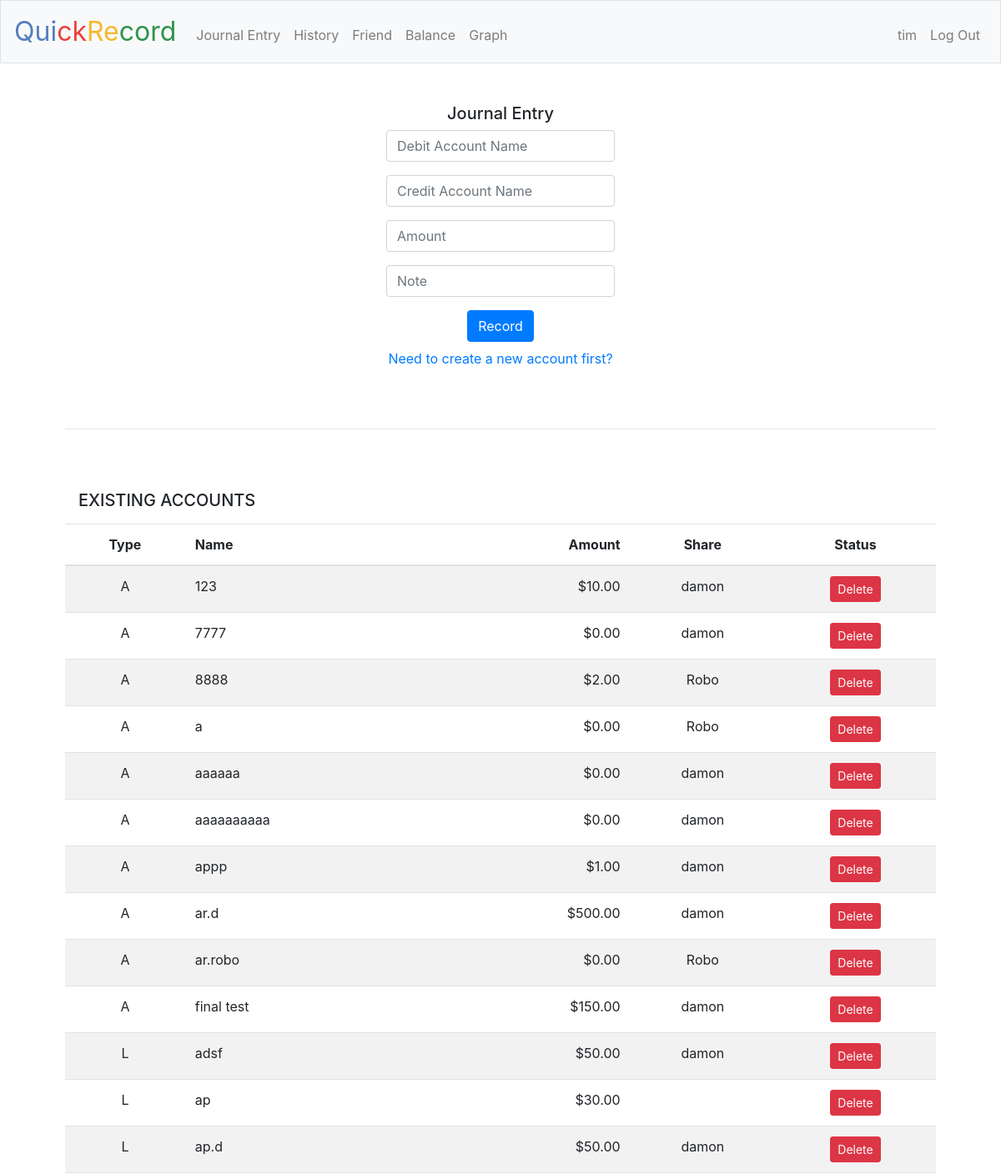
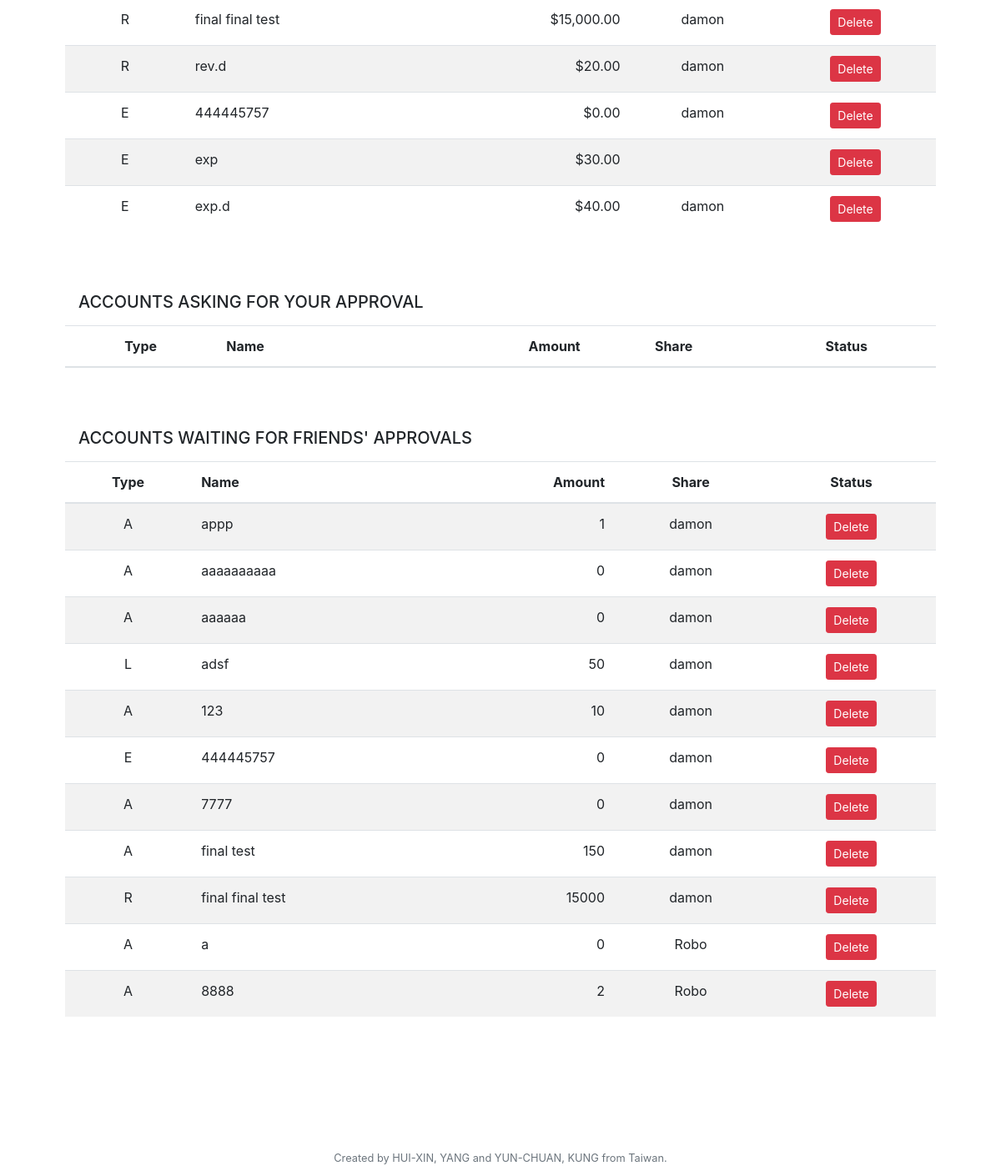
The app's page /journalentry (signed in) with its own data (2 pictures, top to bottom).
### tables this page shows
CREATE TABLE accounts (
    id integer primary KEY,
    user_id integer not null,
    type text not null,
    name text not null,
    share text,
    sharestatus text,
    shareaccountid integer,
    note text,
    initial numeric default 0,
    amount numeric default 0,
    asker_id integer,
    FOREIGN KEY(user_id) REFERENCES users(id)
);

### application.py (the view)
@app.route("/journalentry", methods=["GET", "POST"])
@login_required
def journalentry():
    if request.method == "POST":
        find_missing_errors = is_provided("debit") or is_provided("credit") or is_provided("amount")
        if find_missing_errors:
            return find_missing_errors
        elif not request.form.get("amount").isdigit():
            return apology("invalid amount, please enter 0-9")
        debit = request.form.get("debit")
        credit = request.form.get("credit")
        amount = int(request.form.get("amount"))
        note = request.form.get("note")
        delete = False # 與delete共用同一個功能update account
        updateaccount(debit, credit, amount, note, delete) # 與delete共用同一個功能update account
        return redirect("/history")
    else: # GET
        A_balances, L_balances, R_balances, E_balances, balance, profit = allaccounts_ge0()
        wait_approvalaccounts  = db.execute("""SELECT *
                                       FROM accounts
                                       WHERE user_id=:user_id and sharestatus=:sharestatus""",
                                       user_id=session["user_id"], # 請求對方授權的會計科目
                                       sharestatus="Waiting for approval")
        ask_approvalaccounts  = db.execute("""SELECT *
                                       FROM accounts
                                       WHERE user_id=:user_id and sharestatus=:sharestatus and asker_id!=:user_id""",
                                       user_id=session["user_id"], # 要求本人授權的會計科目
                                       sharestatus="Fill the info")
        print("\n")
        print("------列印出所有要求本人授權的會計科目------")
        for ask_approvalaccount in ask_approvalaccounts:
            print(ask_approvalaccount)
        print("\n")
        print("------列印出所有請求對方授權的會計科目------")
        for wait_approvalaccount in wait_approvalaccounts:
            print(wait_approvalaccount)
        return render_template("journalentry.html", A_balances=A_balances, L_balances=L_balances, R_balances=R_balances, E_balances=E_balances, balance=balance, profit=profit, ask_approvalaccounts=ask_approvalaccounts, wait_approvalaccounts=wait_approvalaccounts)

### application.py (called while the page is built)
@app.after_request
def after_request(response):
    response.headers["Cache-Control"] = "no-cache, no-store, must-revalidate"
    response.headers["Expires"] = 0
    response.headers["Pragma"] = "no-cache"
    return response

@login_required
def allaccounts_ge0():
    noshare="None"
    share="Shared"
    pending="Waiting for approval"
    rows = db.execute("""
        SELECT *
        FROM accounts
        WHERE user_id=:user_id and (sharestatus=:noshare or sharestatus=:share or sharestatus=:pending)
        GROUP by name
        HAVING amount >=0;
    """, user_id=session["user_id"], noshare=noshare, share=share, pending=pending)
    A_balances, L_balances, R_balances, E_balances, balance, profit = accountformat(rows)
    return (A_balances, L_balances, R_balances, E_balances, balance, profit)

### helpers.py (called while the page is built, shortened)
def login_required(f):
    @wraps(f)
    def decorated_function(*args, **kwargs):
        if session.get("user_id") is None:
            return redirect("/login")
        return f(*args, **kwargs)
    return decorated_function

def usd(value):
    return f"${value:,.2f}"

### templates/journalentry.html (shortened to what this page needs)
{% extends "layout.html" %}
{% block main %}
    <h5>Journal Entry</h5>
    <form action="/journalentry" method="post">
        <div class="form-group">
            <input autocomplete="off" placeholder="Debit Account Name" class="form-control"  autofocus name="debit" type="text">
        </div>
        <div class="form-group">
            <input autocomplete="off" placeholder="Credit Account Name" class="form-control"  autofocus name="credit" type="text">
        </div>
         <div class="form-group">
            <input autocomplete="off" placeholder="Amount" min="1" class="form-control"  name="amount" type="number">
        </div>
        <div class="form-group">
            <input autocomplete="off" placeholder="Note" class="form-control"  autofocus name="note" type="text">
        </div>
        <button class="btn btn-primary" type="submit">Record</button>
        <div>
            <a class="nav-link" href="/add_account">Need to create a new account first?</a>
        </div>
    </form>
    <form action="/deleteaccount" method="post">
        <br></br>
        <hr class="style-one-line" />
        <br></br>
        <h5 class="navbar navbar-expand-md navbar-light">EXISTING ACCOUNTS</h5>
        <div>
            <table class="table table-striped">
                <thead>
                    <tr>
                        <th>Type</th>
                        <th id="name">Name</th>
                        <th id="amount">Amount</th>
                        <th>Share</th>
                        <th>Status</th>
                    </tr>
                </thead>
                <tbody>
                    {% for A_balance in A_balances %}
                    <tr>
                        <td>{{A_balance["type"]}}</td>
                        <td id="name">{{A_balance["name"]}}</td>
                        <td id="amount">{{A_balance["amount"]}}</td>
                        <td>{{A_balance["share"]}}</td>
                        <td>
                            <button name = "delete" value = "{{A_balance["id"]}}" type="submit" class="btn btn-danger btn-sm">Delete</button>
                        </td>
                    </tr>
                    {% endfor %}
                    {% for L_balance in L_balances %}
                    <tr>
                        <td>{{L_balance["type"]}}</td>
                        <td id="name">{{L_balance["name"]}}</td>
                        <td id="amount">{{L_balance["amount"]}}</td>
                        <td>{{L_balance["share"]}}</td>
                        <td>
                            <button name = "delete" value = "{{L_balance["id"]}}" type="submit" class="btn btn-danger btn-sm">Delete</button>
                        </td>
                    </tr>
                    {% endfor %}
                    {% for R_balance in R_balances %}
                    <tr>
                        <td>{{R_balance["type"]}}</td>
                        <td id="name">{{R_balance["name"]}}</td>
                        <td id="amount">{{R_balance["amount"]}}</td>
                        <td>{{R_balance["share"]}}</td>
                        <td>
                            <button name = "delete" value = "{{R_balance["id"]}}" type="submit" class="btn btn-danger btn-sm">Delete</button>
                        </td>
                    </tr>
                    {% endfor %}
                    {% for E_balance in E_balances %}
                    <tr>
                        <td>{{E_balance["type"]}}</td>
                        <td id="name">{{E_balance["name"]}}</td>
                        <td id="amount" class="currency">{{E_balance["amount"]}}</td>
                        <td>{{E_balance["share"]}}</td>
                        <td>
                            <button name = "delete" value = "{{E_balance["id"]}}" type="submit" class="btn btn-danger btn-sm">Delete</button>
                        </td>
                    </tr>
                    {% endfor %}
                </tbody>
            </table>
        </div>
    </form>
    <br></br>
        <h5 class="navbar navbar-expand-md navbar-light">ACCOUNTS ASKING FOR YOUR APPROVAL</h5>
        <div>
            <table class="table table-striped">
                <thead>
                    <tr>
                        <th>Type</th>
                        <th id="name">Name</th>
                        <th id="amount">Amount</th>
                        <th>Share</th>
                        <th>Status</th>
                    </tr>
                </thead>
            </table>
        </div>
    <br></br>
    <form action="/deleteaccount" method="post">
        <h5 class="navbar navbar-expand-md navbar-light">ACCOUNTS WAITING FOR FRIENDS' APPROVALS</h5>
        <div>
            <table class="table table-striped">
                <thead>
                    <tr>
                        <th>Type</th>
                        <th id="name">Name</th>
                        <th id="amount">Amount</th>
                        <th>Share</th>
                        <th>Status</th>
                    </tr>
                </thead>
                <tbody>
                    {% for wait_approvalaccount in wait_approvalaccounts %}
                    <tr>
                        <td>{{wait_approvalaccount["type"]}}</td>
                        <td id="name">{{wait_approvalaccount["name"]}}</td>
                        <td id="amount">{{wait_approvalaccount["amount"]}}</td>
                        <td>{{wait_approvalaccount["share"]}}</td>
                        <td>
                            <button name = "delete" value = "{{wait_approvalaccount["id"]}}" type="submit" class="btn btn-danger btn-sm">Delete</button>
                        </td>
                    </tr>
                    {% endfor %}
                </tbody>
            </table>
        </div>
    </form>
{% endblock %}

### templates/layout.html (shortened to what this page needs)
<!DOCTYPE html>
<html lang="en">
    <head>
        <link rel="stylesheet" href="https://cdn.jsdelivr.net/npm/bootstrap@4.5.3/dist/css/bootstrap.min.css">
        <link href="/static/styles.css" rel="stylesheet">
    </head>
    <body>
        <nav class="navbar navbar-expand-md navbar-light bg-light border">
            <a class="navbar-brand" href="/"><span class="blue">Qui</span><span class="red">ck</span><span class="yellow">Re</span><span class="green">cord</span> </a>
            <div class="collapse navbar-collapse" id="navbar">
                {% if session.user_id %}
                    <ul class="navbar-nav mr-auto mt-2">
                        <li class="nav-item"><a class="nav-link" href="/journalentry">Journal Entry</a></li>
                        <li class="nav-item"><a class="nav-link" href="/history">History</a></li>
                        <li class="nav-item"><a class="nav-link" href="/friend">Friend</a></li>
                        <li class="nav-item"><a class="nav-link" href="/balance">Balance</a></li>
                        <li class="nav-item"><a class="nav-link" href="/quote_bar">Graph</a></li>
                    </ul>
                    <ul class="navbar-nav ml-auto mt-2">
                        <li class="nav-item"><a class="nav-link">{{session.user_name}}</a></li>
                        <li class="nav-item"><a class="nav-link" href="/logout">Log Out</a></li>
                    </ul>
                {% else %}
                    <ul class="navbar-nav ml-auto mt-2">
                        <li class="nav-item"><a class="nav-link" href="/register">Register</a></li>
                        <li class="nav-item"><a class="nav-link" href="/login">Log In</a></li>
                    </ul>
                {% endif %}
            </div>
        </nav>
        <main class="container p-5">
            {% block main %}{% endblock %}
        </main>
        <br></br>
        <br></br>
        <footer class="small text-center text-muted">
            Created by HUI-XIN, YANG and YUN-CHUAN, KUNG from Taiwan.
        </footer>
    </body>
</html>

### static/styles.css (style rules this page uses)
nav .navbar-brand { font-size: xx-large; }
nav .navbar-brand .blue { color: #537fbe; }
nav .navbar-brand .red { color: #ea433b; }
nav .navbar-brand .yellow { color: #f5b82e; }
nav .navbar-brand .green { color: #2e944b; }
main .form-control { display: inline-block; width: auto; }
main { overflow-x: auto; text-align: center; }
main table { text-align: center; }
#name { text-align: left; }
#amount { text-align: right; }
hr.style-one-line { border: 0; height: 0; border-top: 1px solid rgba(0,0,0,0.1); border-bottom: 1px solid rgba(255,255,255,0.3); }

### records on screen
accounts: type "A", name "123", amount "$10.00", share "damon", {{ A_balance["id"] }} 18 (drawn), amount "10", {{ wait_approvalaccount["id"] }} 18 (drawn)
accounts: type "A", name "7777", amount "$0.00", share "damon", {{ A_balance["id"] }} 20 (drawn), amount "0", {{ wait_approvalaccount["id"] }} 20 (drawn)
accounts: type "A", name "8888", amount "$2.00", share "Robo", {{ A_balance["id"] }} 26 (drawn), amount "2", {{ wait_approvalaccount["id"] }} 26 (drawn)
accounts: type "A", name "a", amount "$0.00", share "Robo", {{ A_balance["id"] }} 24 (drawn), amount "0", {{ wait_approvalaccount["id"] }} 24 (drawn)
accounts: type "A", name "aaaaaa", amount "$0.00", share "damon", {{ A_balance["id"] }} 16 (drawn), amount "0", {{ wait_approvalaccount["id"] }} 16 (drawn)
accounts: type "A", name "aaaaaaaaaa", amount "$0.00", share "damon", {{ A_balance["id"] }} 15 (drawn), amount "0", {{ wait_approvalaccount["id"] }} 15 (drawn)
accounts: type "A", name "appp", amount "$1.00", share "damon", {{ A_balance["id"] }} 13 (drawn), amount "1", {{ wait_approvalaccount["id"] }} 13 (drawn)
accounts: type "A", name "ar.d", amount "$500.00", share "damon", {{ A_balance["id"] }} 9 (drawn)
accounts: type "A", name "ar.robo", amount "$0.00", share "Robo", {{ A_balance["id"] }} 8 (drawn)
accounts: type "A", name "final test", amount "$150.00", share "damon", {{ A_balance["id"] }} 21 (drawn), amount "150", {{ wait_approvalaccount["id"] }} 21 (drawn)
accounts: type "L", name "adsf", amount "$50.00", share "damon", {{ L_balance["id"] }} 17 (drawn), amount "50", {{ wait_approvalaccount["id"] }} 17 (drawn)
accounts: type "L", name "ap", amount "$30.00", {{ L_balance["id"] }} 7 (drawn)
accounts: type "L", name "ap.d", amount "$50.00", share "damon", {{ L_balance["id"] }} 10 (drawn)
accounts: type "R", name "final final test", amount "$15,000.00", share "damon", {{ R_balance["id"] }} 22 (drawn), amount "15000", {{ wait_approvalaccount["id"] }} 22 (drawn)
accounts: type "R", name "rev.d", amount "$20.00", share "damon", {{ R_balance["id"] }} 11 (drawn)
accounts: type "E", name "444445757", amount "$0.00", share "damon", {{ E_balance["id"] }} 19 (drawn), amount "0", {{ wait_approvalaccount["id"] }} 19 (drawn)
accounts: type "E", name "exp", amount "$30.00", {{ E_balance["id"] }} 6 (drawn)
accounts: type "E", name "exp.d", amount "$40.00", share "damon", {{ E_balance["id"] }} 12 (drawn)

### other values on screen
{{ session.user_name }} "tim"
